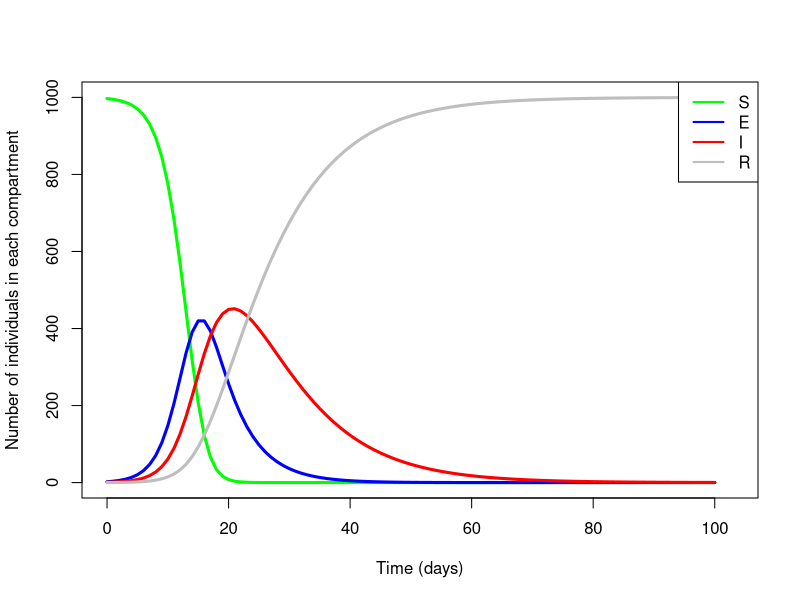
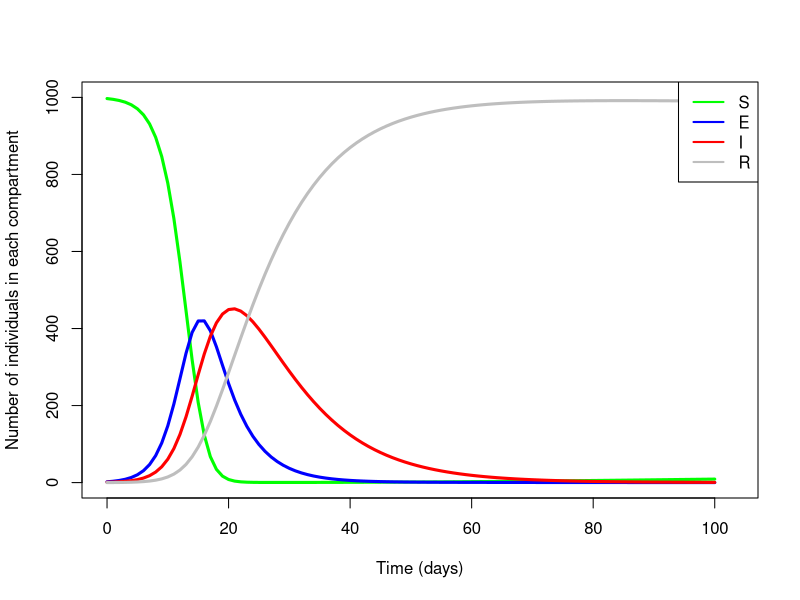
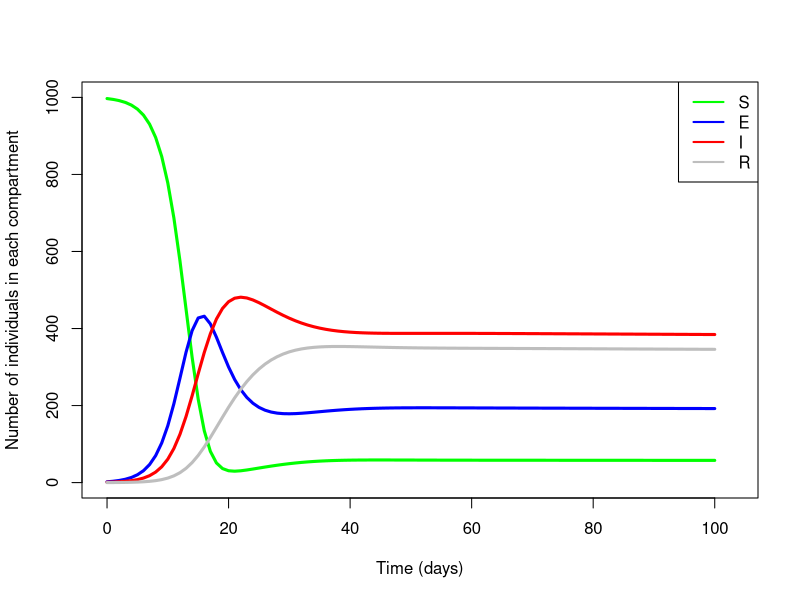
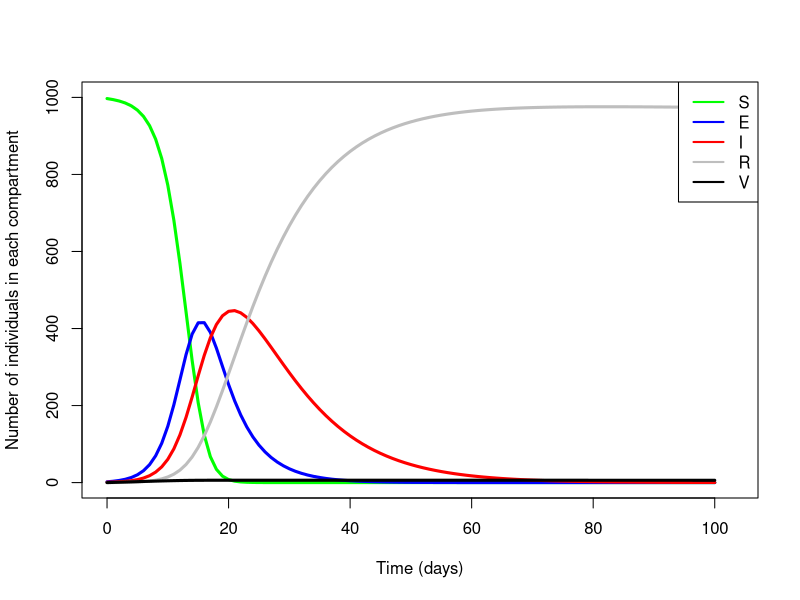

Here is the R script that generated these plots, in order:
## ---- chunk 1
SEIR.model <- function(t, x, parameters){ 
  # Get the current number of individuals in each compartment.
  S <- x[1]
  E <- x[2]
  I <- x[3]
  R <- x[4]
  
  # Get the model parameters.
  beta <- parameters$beta
  rho <- parameters$rho
  gamma <- parameters$gamma
  
  # Calculate the total number of individuals in the system.
  # This is just all the compartments added together.
  N <- S + E + I + R
  
  # Calculate the derivatives (the system of ODEs).
  dS <- -beta*S*I/N
  dE <- beta*S*I/N - rho*E
  dI <- rho*E - gamma*I
  dR <- gamma*I
  
  # Return the derivatives inside a list.
  derivatives <- list(c(dS, dE, dI, dR))
  return(derivatives)
}
## ---- chunk 2
# The initial parameters: how many people are in each compartment at the start of
# the model?
init <- c(S = 997, E = 2, I = 1, R = 0.0)

# The model parameters: what is the transmission rate (beta), progression rate (rho) and recovery rate (gamma).
pars <- list(beta = 1.7, rho = 0.2, gamma = 0.1)

# The solution times: the sequence of times for which to compute the solution.
time <- seq(from = 0, to = 100, by = 1)
## ---- chunk 3
# Load in the deSolve package.
library(deSolve)

# lsoda is a function with inputs: ODE system (as a function), initial conditions,
# parameters and times to compute the solution. The solution for the SIR model is
# stored in 'out'.
out <- lsoda(func = SEIR.model, y = init, parms = pars, times = time)

# Convert the solution into a data.frame. This makes plotting easier.
out <- as.data.frame(out)
head(out)
## ---- chunk 4
# First plot time (x-axis) against the number of susceptible (y-axis).
plot(out$time, out$S,
     type = 'l', col = 'green', ylab = "Number of individuals in each compartment",
     xlab = "Time (days)", lwd = 3, ylim = c(0, 1000), xlim = c(0,103))

# Next, we can add lines for time against infecteds, and time against recovered/removed.
lines(out$time, out$E, col = 'blue', lwd = 3)
lines(out$time, out$I, col = 'red', lwd = 3)
lines(out$time, out$R, col = 'grey', lwd = 3)

# Finally, we can add a legend so we know what lines correspond to what compartment.
legend("topright", legend = c("S","E","I","R"), col = c("green","blue","red","grey"), lwd = 2)
## ---- chunk 5
# view the last days of the model
tail(round(out))
## ---- chunk 6
myplotter <- function(out){
  # First plot time (x-axis) against the number of susceptible (y-axis).
  plot(out$time, out$S,
     type = 'l', col = 'green', ylab = "Number of individuals in each compartment",
     xlab = "Time (days)", lwd = 3, ylim = c(0, 1000), xlim = c(0,103))

  # Next, we can add lines for time against infecteds, and time against recovered/removed.
  lines(out$time, out$E, col = 'blue', lwd = 3)
  lines(out$time, out$I, col = 'red', lwd = 3)
  lines(out$time, out$R, col = 'grey', lwd = 3)

  # Finally, we can add a legend so we know what lines correspond to what compartment.
  legend("topright", legend = c("S","E","I","R"), col = c("green","blue","red","grey"), lwd = 2)
}
## ---- chunk 7
modified.SEIR.model <- function(t, x, parameters){ 
  # Get the current number of individuals in each compartment.
  S <- x[1]
  E <- x[2]
  I <- x[3]
  R <- x[4]
  
  # Get the model parameters.
  beta <- parameters$beta
  rho <- parameters$rho
  gamma <- parameters$gamma
  mu <- parameters$mu
  
  # Calculate the total number of individuals in the system.
  # This is just all the compartments added together.
  N <- S + E + I + R
  
  # Calculate the derivatives (the system of ODEs).
  dS <- mu*N - beta*I*S/N - mu*S
  dE <- beta*S*I/N - (mu + rho)*E
  dI <- rho*E - (mu + gamma)*I
  dR <- gamma*I - mu*R
  
  # Return the derivatives inside a list.
  derivatives <- list(c(dS, dE, dI, dR))
  return(derivatives)
}

## ---- chunk 8
# The initial parameters: how many people are in each compartment at the start of
# the model?
init <- c(S = 997, E = 2, I = 1, R = 0.0)

# The model parameters: what is the transmission rate (beta), progression rate (rho) and recovery rate (gamma).
pars <- list(beta = 1.7, rho = 0.2, gamma = 0.1, mu = 0.0002)

# The solution times: the sequence of times for which to compute the solution.
time <- seq(from = 0, to = 100, by = 1)
## ---- chunk 9
# lsoda is a function with inputs: ODE system (as a function), initial conditions,
# parameters and times to compute the solution. The solution for the SIR model is
# stored in 'out'.
out <- lsoda(func = modified.SEIR.model, y = init, parms = pars, times = time)

# Convert the solution into a data.frame. This makes plotting easier.
out <- as.data.frame(out)
head(out)
## ---- chunk 10
myplotter(out = out)
## ---- chunk 11
# view the last days of the model
tail(round(out))
## ---- chunk 12
temp.modified.SEIR.model <- function(t, x, parameters){ 
  # Get the current number of individuals in each compartment.
  S <- x[1]
  E <- x[2]
  I <- x[3]
  R <- x[4]
  
  # Get the model parameters.
  beta <- parameters$beta
  rho <- parameters$rho
  gamma <- parameters$gamma
  mu <- parameters$mu
  w <- parameters$w
  
  # Calculate the total number of individuals in the system.
  # This is just all the compartments added together.
  N <- S + E + I + R
  
  # Calculate the derivatives (the system of ODEs).
  dS <- mu + w*R - beta*I*S/N - mu*S
  dE <- beta*S*I/N - (mu + rho)*E
  dI <- rho*E - (mu + gamma)*I
  dR <- gamma*I - w*R - mu*R
  
  # Return the derivatives inside a list.
  derivatives <- list(c(dS, dE, dI, dR))
  return(derivatives)
}
## ---- chunk 13
# The initial parameters: how many people are in each compartment at the start of
# the model?
init <- c(S = 997, E = 2, I = 1, R = 0.0)

# The model parameters: what is the transmission rate (beta), progression rate (rho) and recovery rate (gamma).
pars <- list(beta = 1.7, rho = 0.2, gamma = 0.1, mu = 0.0002, w = 1/9)

# The solution times: the sequence of times for which to compute the solution.
time <- seq(from = 0, to = 100, by = 1)
## ---- chunk 14
# lsoda is a function with inputs: ODE system (as a function), initial conditions,
# parameters and times to compute the solution. The solution for the SIR model is
# stored in 'out'.
out <- lsoda(func = temp.modified.SEIR.model, y = init, parms = pars, times = time)

# Convert the solution into a data.frame. This makes plotting easier.
out <- as.data.frame(out)
head(out)
## ---- chunk 15
myplotter(out = out)
## ---- chunk 16
# view the last days of the model
tail(round(out))
## ---- chunk 17
vac.modified.SEIR.model <- function(t, x, parameters){ 
  # Get the current number of individuals in each compartment.
  S <- x[1]
  E <- x[2]
  I <- x[3]
  R <- x[4]
  V <- x[5]
  
  # Get the model parameters.
  beta <- parameters$beta
  rho <- parameters$rho
  gamma <- parameters$gamma
  mu <- parameters$mu
  w <- parameters$w
  v <- parameters$v
  
  # Calculate the total number of individuals in the system.
  # This is just all the compartments added together.
  N <- S + E + I + R + V
  
  # Calculate the derivatives (the system of ODEs).
  dS <- mu - beta*I*S/N - mu*S - v*S
  dE <- beta*S*I/N - (mu + rho)*E
  dI <- rho*E - (mu + gamma)*I
  dR <- gamma*I - mu*R
  dV <- v*S - mu*V
  
  # Return the derivatives inside a list.
  derivatives <- list(c(dS, dE, dI, dR, dV))
  return(derivatives)
}
## ---- chunk 18
# The initial parameters: how many people are in each compartment at the start of
# the model?
init <- c(S = 997, E = 2, I = 1, R = 0.0, V = 0.0)

# The model parameters: what is the transmission rate (beta), progression rate (rho) and recovery rate (gamma).
pars <- list(beta = 1.7, rho = 0.2, gamma = 0.1, mu = 0.0002, w = 1/9, v = 0.0005)

# The solution times: the sequence of times for which to compute the solution.
time <- seq(from = 0, to = 100, by = 1)
## ---- chunk 19
# lsoda is a function with inputs: ODE system (as a function), initial conditions,
# parameters and times to compute the solution. The solution for the SIR model is
# stored in 'out'.
out <- lsoda(func = vac.modified.SEIR.model, y = init, parms = pars, times = time)

# Convert the solution into a data.frame. This makes plotting easier.
out <- as.data.frame(out)
head(out)
## ---- chunk 20
# First plot time (x-axis) against the number of susceptible (y-axis).
plot(out$time, out$S,
     type = 'l', col = 'green', ylab = "Number of individuals in each compartment",
     xlab = "Time (days)", lwd = 3, ylim = c(0, 1000), xlim = c(0,103))

# Next, we can add lines for time against infecteds, and time against recovered/removed.
lines(out$time, out$E, col = 'blue', lwd = 3)
lines(out$time, out$I, col = 'red', lwd = 3)
lines(out$time, out$R, col = 'grey', lwd = 3)
lines(out$time, out$V, col = 'black', lwd = 3)

# Finally, we can add a legend so we know what lines correspond to what compartment.
legend("topright", legend = c("S","E","I","R","V"), col = c("green","blue","red","grey","black"), lwd = 2)
## ---- chunk 21
# view the last days of the model
tail(round(out))
